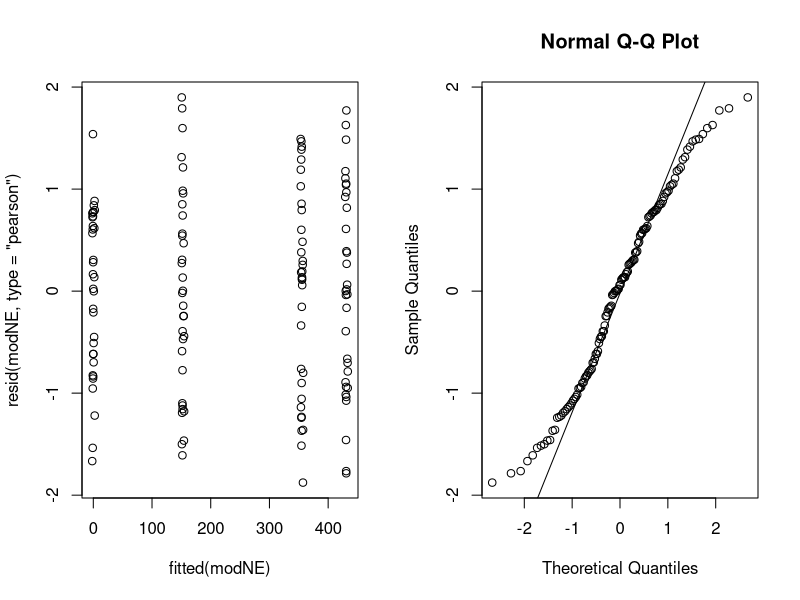
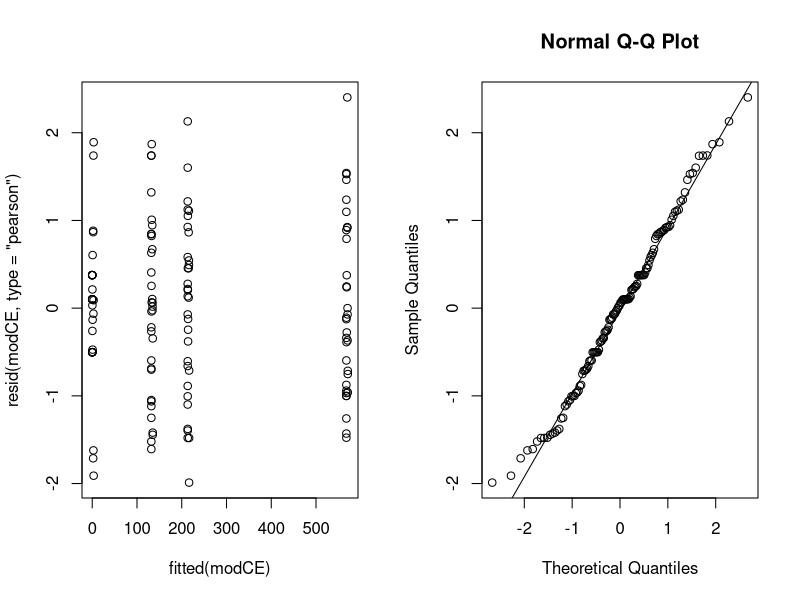
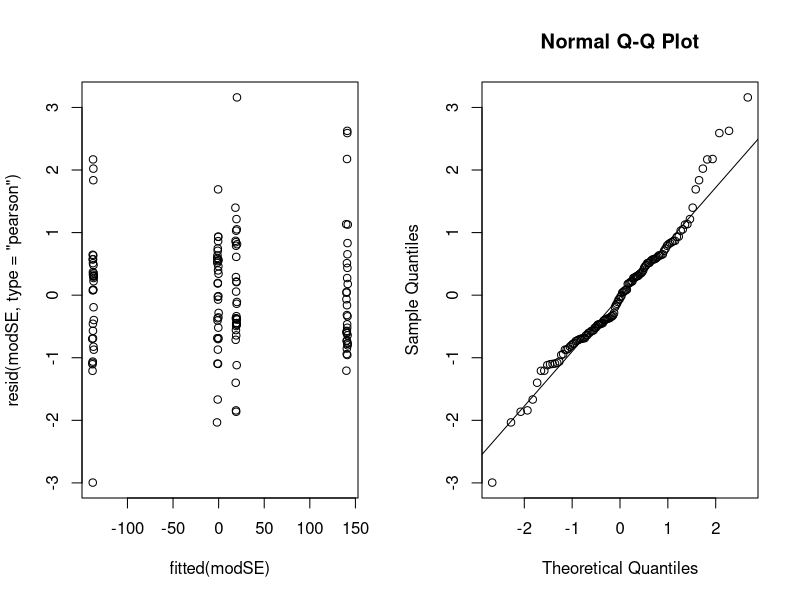
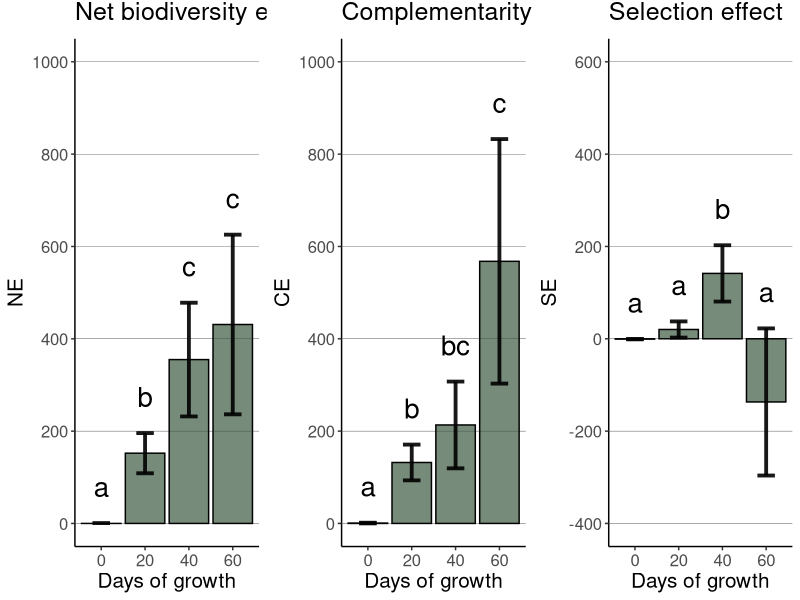

Write the R code that produced these figures, in order.
## ---- chunk 1
knitr::opts_chunk$set(echo = TRUE)
## ---- chunk 2
library(here)
library(tidyverse)
library(nlme)
library(emmeans)
library(ggpubr)
library(grid)
## ---- chunk 3
#Total biomass through time 
Biomass_data<-read.csv(here("data", "Biomass_data.csv"), sep=";")

#Relative biomass through time 
Relbiomass_data<-read.csv(here("data", "Relativebiomass_data.csv"), sep=";")

#Net effect, CE, SE 
NE_data<-read.csv(here("data", "NE_data.csv"), sep=";")
str(NE_data)

NE_data<-NE_data[, -1]
NE_data<-NE_data %>%
  mutate(across(c("Composition", "Block", "Days"), 
                as.factor)) #transform Composition, Block, Days as factor

# Plot Raw data - NE against Days
PlotNE <- ggplot(NE_data, aes(x = Days, y = NE)) + 
  geom_jitter(position=position_jitter(0.2)) + 
  stat_summary(fun.data="mean_sdl",  fun.args = list(mult=1), 
               geom="pointrange", color = "red")+
  theme_classic() +
  labs(x="Days", y="NE") 

PlotCE <- ggplot(NE_data, aes(x = Days, y = CE)) + 
  geom_jitter(position=position_jitter(0.2)) + 
  stat_summary(fun.data="mean_sdl",  fun.args = list(mult=1), 
               geom="pointrange", color = "red")+
  theme_classic() +
  labs(x="Days", y="NE")

PlotSE <- ggplot(NE_data, aes(x = Days, y = SE)) + 
  geom_jitter(position=position_jitter(0.2)) + 
  stat_summary(fun.data="mean_sdl",  fun.args = list(mult=1), 
               geom="pointrange", color = "red")+
  theme_classic() +
  labs(x="Days", y="NE")

#mean_sdl computes the mean plus or minus a constant times the standard deviation 
#(here the constant (mult) =1), so we see mean + standard deviation in Red
#We can clearly see that the variance of NE increases over time 
## ---- chunk 4
# Model testing the effect of Jours on NE with Composition and Bloc as random factors and weighted by Jours.

# Here we add a dummy factor just to include the whole dataset in a single block. 
NE_data$dummy<-factor(1)

modNE <- lme(NE ~ Days,
              random=list(dummy=pdBlocked(list(pdIdent(~Composition-1), 
                                               pdIdent(~Block-1)))),
              data=NE_data,
              weights=varIdent(form=~ 1 | Days),
              method="REML", 
              control=list(msMaxIter=1000,
                             msMaxEval=1000))

anova(modNE)
summary(modNE)

# Post-Hoc analysis - Tukey

#The most common follow-up analysis for models having factors as predictors is to compare the EMMs with one another
#This may be done simply via the pairs() method for emmGrid objects
#pairs() sets two defaults for summary(): adjust="tuckey" (multiplicity adjustment), and infer=c(FALSE, TRUE) (test statisticts, not confidence intervals). 
contrast <- emmeans(modNE, "Days")
pairs(contrast)


# Model validation
par(mfrow=c(1,2))
plot(fitted(modNE), resid(modNE,type="pearson"))
qqnorm(resid(modNE,type="pearson"))
qqline(resid(modNE,type="pearson"))

##PLOT
# I use the Tofino color palette from hcl.colors
hcl.colors(4, palette="Fall")

NE_meanse<-data.frame(
  days=c("0", "20", "40", "60"),
  mean=as.vector(summary(modNE)$tTable[,1]),
  se=as.vector(summary(modNE)$tTable[,2]),
  label=c("a", "b", "c", "c"))
NE_meanse$ci<-NE_meanse$se*1.96

NEp<-ggplot(NE_meanse) +
  geom_bar(aes(x=days, y=mean), colour="black", fill="#3C5941", stat="identity", alpha=0.7) +
  #geom_errorbar(aes(x=days, ymin=mean-se, ymax=mean+se), width=0.4, colour="red", alpha=0.9, size=1.3) +
  geom_errorbar(aes(x=days, ymin=mean-ci, ymax=mean+ci), width=0.4, colour="black", alpha=0.9, size=1.3) +
  geom_text(aes(x=days, y=mean+ci+100, label=label,), position=position_dodge(0.9), vjust=1, size=7) +
  theme_classic() + 
  theme(text=element_text(size=15), plot.title=element_text(vjust=2), panel.grid.major.y = element_line( size=.1, color="black" )) +
  labs(x="Days of growth", y="NE", title="Net biodiversity effect", pch=8) +
  scale_y_continuous(limits=c(0, 1000), breaks=seq(0, 1000, by=200)) 
## ---- chunk 5
modCE <- lme(CE ~ Days,
              random=list(dummy=pdBlocked(list(pdIdent(~Composition-1), 
                                               pdIdent(~Block-1)))),
              data=NE_data,
              weights=varIdent(form=~ 1 | Days),
              method="REML", 
              control=list(msMaxIter=1000,
                             msMaxEval=1000))

anova(modCE)
summary(modCE)
contrastCE <- emmeans(modCE, "Days")
pairs(contrastCE)

par(mfrow=c(1,2))
plot(fitted(modCE), resid(modCE,type="pearson"))
qqnorm(resid(modCE,type="pearson"))
qqline(resid(modCE,type="pearson"))

### PLOT
CE_meanse<-data.frame(
  days=c("0", "20", "40", "60"),
  mean=as.vector(summary(modCE)$tTable[,1]),
  se=as.vector(summary(modCE)$tTable[,2]),
  label=c("a", "b", "bc", "c"))
CE_meanse$ci<-CE_meanse$se*1.96

CEp<-ggplot(CE_meanse) +
  geom_bar(aes(x=days, y=mean), colour="black", fill="#3C5941", stat="identity", alpha=0.7) +
  #geom_errorbar(aes(x=days, ymin=mean-se, ymax=mean+se), width=0.4, colour="red", alpha=0.9, size=1.3) +
  geom_errorbar(aes(x=days, ymin=mean-ci, ymax=mean+ci), width=0.4, colour="black", alpha=0.9, size=1.3) +
  geom_text(aes(x=days, y=mean+ci+100, label=label,), position=position_dodge(0.9), vjust=1, size=7) +
  theme_classic() + 
  theme(text=element_text(size=15), plot.title=element_text(vjust=2), panel.grid.major.y = element_line( size=.1, color="black" )) +
  labs(x="Days of growth", y="CE", title="Complementarity effect", pch=8) +
  scale_y_continuous(limits=c(0, 1000), breaks=seq(0, 1000, by=200)) 
## ---- chunk 6
modSE <- lme(SE ~ Days,
              random=list(dummy=pdBlocked(list(pdIdent(~Composition-1), 
                                               pdIdent(~Block-1)))),
              data=NE_data,
              weights=varIdent(form=~ 1 | Days),
              method="REML", 
              control=list(msMaxIter=1000,
                             msMaxEval=1000))

anova(modSE)
summary(modSE)
contrastSE <- emmeans(modSE, "Days")
pairs(contrastSE)

par(mfrow=c(1,2))
plot(fitted(modSE), resid(modSE,type="pearson"))
qqnorm(resid(modSE,type="pearson"))
qqline(resid(modSE,type="pearson"))

### PLOT
SE_meanse<-data.frame(
  days=c("0", "20", "40", "60"),
  mean=as.vector(summary(modSE)$tTable[,1]),
  se=as.vector(summary(modSE)$tTable[,2]),
  label=c("a", "a", "b", "a"))
SE_meanse$ci<-SE_meanse$se*1.96

SEp<-ggplot(SE_meanse) +
  geom_bar(aes(x=days, y=mean), colour="black", fill="#3C5941", stat="identity", alpha=0.7) +
  #geom_errorbar(aes(x=days, ymin=mean-se, ymax=mean+se), width=0.4, colour="red", alpha=0.9, size=1.3) +
  geom_errorbar(aes(x=days, ymin=mean-ci, ymax=mean+ci), width=0.4, colour="black", alpha=0.9, size=1.3) +
  geom_text(aes(x=days, y=mean+ci+100, label=label,), position=position_dodge(0.9), vjust=1, size=7) +
  theme_classic() + 
  theme(text=element_text(size=15), plot.title=element_text(vjust=2), panel.grid.major.y = element_line( size=.1, color="black" )) +
  labs(x="Days of growth", y="SE", title="Selection effect", pch=8) +
  scale_y_continuous(limits=c(-400, 600)) 
## ---- chunk 7
BEFplots<-ggarrange(NEp, CEp, SEp, nrow=1, ncol=3, common.legend = TRUE) 
BEFplots
#annotate_figure(BEFplots, bottom = textGrob("Days of growth", rot = 90, vjust = 1, gp = gpar(cex = 1.3)))
